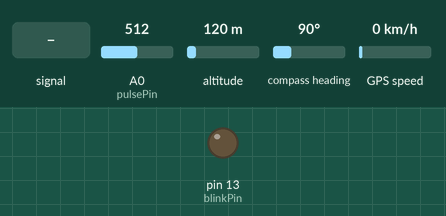
Recording of a sketch running on a simulated Arduino Uno, built with avr-gcc and run on an emulated ATmega328P. Parts: output pins drawn as LEDs (lit = HIGH). The inputs (shaded band) are chosen by the test bench; at power-on: A0 (pulsePin) = 512, altitude 120 m, compass heading 90°, GPS speed 0 km/h. The GPS gets a fix after 3 s at 37.7749, -122.4194 with 8 satellites; what the sketch prints to the serial monitor is not drawn.

Above: at 16.8 s.
16.9 s: A0 (pulsePin) fed a 2 Hz sine of ±306 counts around its level
At 17.12 s:
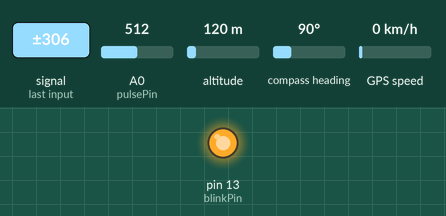
19.9 s: A0 (pulsePin) set to 525
21.4 s: A0 (pulsePin) set to 502
At 24.3 s:
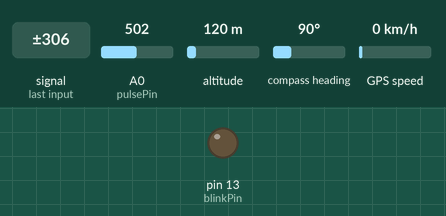
24.4 s: A0 (pulsePin) set to 535
At 25.9 s:
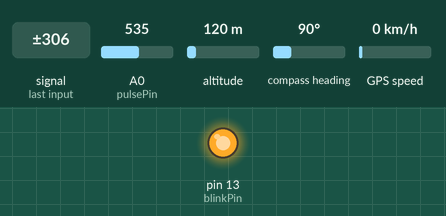
Timing chart, 0 to 27.4 s (numbered marks = the images above; inputs shaded):
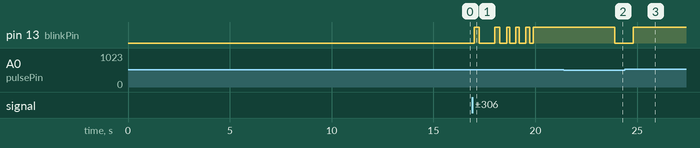

The sketch:

sketch_dec19a.ino
```cpp
#include <SoftwareSerial.h>
#include <TinyGPS++.h>

SoftwareSerial gpsSerial(10, 11); // RX, TX
TinyGPSPlus gps;

int pulsePin = A0; // Pulse Sensor purple wire connected to analog pin A0
int blinkPin = 13; // pin to blink LED at each beat

volatile int BPM = 88; // int that holds raw Analog in 0. updated every 2mS
volatile int Signal; // holds the incoming raw data
volatile int IBI = 600; // int that holds the time interval between beats! Must be seeded!
volatile boolean Pulse = false; // "True" when User's live heartbeat is detected. "False" when not a "live beat".
volatile boolean QS = false; // becomes true when Arduino finds a beat.

static boolean serialVisual = true; // Set to 'false' by Default. Re-set to 'true' to see Arduino Serial Monitor ASCII Visual Pulse

volatile int rate[10]; // array to hold last ten IBI values
volatile unsigned long sampleCounter = 0; // used to determine pulse timing
volatile unsigned long lastBeatTime = 0; // used to find IBI
volatile int P = 512; // used to find peak in pulse wave, seeded
volatile int T = 512; // used to find trough in pulse wave, seeded
volatile int thresh = 525; // used to find the instant moment of the heartbeat, seeded
volatile int amp = 100; // used to hold the amplitude of the pulse waveform, seeded
volatile boolean firstBeat = true; // used to seed rate array so we startup with a reasonable BPM
volatile boolean secondBeat = false; // used to seed rate array so we startup with a reasonable BPM

#define sensorPin A1
float tempc; // variable to store temperature in degrees Celsius
float tempf; // variable to store temperature in Fahrenheit
float vout; // temporary variable to hold sensor reading

#define SensorPin A2 // the pH meter Analog output is connected with the Arduino’s Analog
unsigned long int avgValue; // Store the average value of the sensor feedback
float b;
int buf[10], temp;

const float NORMAL_TEMP_MIN = 36.5;
const float NORMAL_TEMP_MAX = 37.5;

void setup() {
pinMode(blinkPin, OUTPUT); // pin that will blink to your heartbeat!
Serial.begin(9600); // we agree to talk fast!
gpsSerial.begin(9600); // GPS serial communication
interruptSetup(); // sets up to read Pulse Sensor signal every 2mS
}

void loop() {
while (gpsSerial.available() > 0) {
if (gps.encode(gpsSerial.read())) {
displayInfo();
}
}

if (millis() > 5000 && gps.charsProcessed() < 10) {
Serial.println("No GPS data. Check wiring and module.");
while (true);
}

vout = analogRead(sensorPin); // Reading the value from the sensor
vout = (vout * 500) / 1023;
tempc = vout; // Storing value in degrees Celsius
tempf = (vout * 1.8) + 32; // Converting to Fahrenheit

serialOutput();
serialOutputWhenBeatHappens();

for (int i = 0; i < 10; i++) // Get 10 sample values from the sensor for smoothing
buf[i] = analogRead(SensorPin);
delay(10);

avgValue = 0;
for (int i = 2; i < 8; i++) // Take the average value of 6 center samples
avgValue += buf[i];
float phValue = (float)avgValue * 5.0 / 1024 / 6; // Convert the analog into millivolt
phValue = 3.5 * phValue; // Convert the millivolt into pH value

// Print BPM, temperature, and pH value
Serial.print(BPM);
Serial.print(",");
Serial.print(tempc);
Serial.print(",");
Serial.println(phValue, 2);

// Check for a heart attack condition
if (BPM > 150 && tempc >= NORMAL_TEMP_MIN && tempc <= NORMAL_TEMP_MAX) {
Serial.println("Heart attack");
} else {
Serial.println("BPM higher than 150 and temperature is normal.");
}

delay(1000);
}

void interruptSetup() {
// Initializes Timer2 to throw an interrupt every 2mS.
TCCR2A = 0x02; // DISABLE PWM ON DIGITAL PINS 3 AND 11, AND GO INTO CTC MODE
TCCR2B = 0x06; // DON'T FORCE COMPARE, 256 PRESCALER
OCR2A = 0X7C; // SET THE TOP OF THE COUNT TO 124 FOR 500Hz SAMPLE RATE
TIMSK2 = 0x02; // ENABLE INTERRUPT ON MATCH BETWEEN TIMER2 AND OCR2A
sei(); // MAKE SURE GLOBAL INTERRUPTS ARE ENABLED
}

void displayInfo() {
if (gps.location.isValid()) {
Serial.print("Latitude: ");
Serial.println(gps.location.lat(), 6);
Serial.print("Longitude: ");
Serial.println(gps.location.lng(), 6);
Serial.print("Altitude: ");
Serial.println(gps.altitude.meters());
} else {
Serial.println("Waiting for valid GPS data...");
}

Serial.print("Satellites in view: ");
Serial.println(gps.satellites.value());
Serial.println();
delay(1000);
}

void serialOutput() {
// Decide How To Output Serial.
if (serialVisual == true) {
arduinoSerialMonitorVisual('-', Signal); // goes to the function that makes Serial Monitor Visualizer
} else {
sendDataToSerial('S', Signal); // goes to the sendDataToSerial function
}
}

void serialOutputWhenBeatHappens() {
if (serialVisual == true) // Code to Make the Serial Monitor Visualizer Work
{
// Code for visualizer (if needed)
} else {
sendDataToSerial('B', BPM); // send heart rate with a 'B' prefix
sendDataToSerial('Q', IBI); // send time between beats with a 'Q' prefix
}
}

void arduinoSerialMonitorVisual(char symbol, int data) {
const int sensorMin = 0; // sensor minimum, discovered through experiment
const int sensorMax = 1024; // sensor maximum, discovered through experiment
int sensorReading = data; // map the sensor range to a range of 12 options:
int range = map(sensorReading, sensorMin, sensorMax, 0, 11);
// do something different depending on the
// range value:
}

void sendDataToSerial(char symbol, int data) {
Serial.print(symbol);
Serial.println(data);
}

ISR(TIMER2_COMPA_vect) // triggered when Timer2 counts to 124
{
cli(); // disable interrupts while we do this
Signal = analogRead(pulsePin); // read the Pulse Sensor
sampleCounter += 2; // keep track of the time in mS with this variable
int N = sampleCounter - lastBeatTime; // monitor the time since the last beat to avoid noise
// find the peak and trough of the pulse wave
if (Signal < thresh && N > (IBI / 5) * 3) // avoid dichrotic noise by waiting 3/5 of the last IBI
{
if (Signal < T) // T is the trough
{
T = Signal; // keep track of the lowest point in the pulse wave
}
}

if (Signal > thresh && Signal > P)
{ // thresh condition helps avoid noise
P = Signal; // P is the peak
} // keep track of the highest point in the pulse wave

// NOW IT'S TIME TO LOOK FOR THE HEART BEAT
// signal surges up in value every time there is a pulse
if (N > 250)
{ // avoid high-frequency noise
if ((Signal > thresh) && (Pulse == false) && (N > (IBI / 5) * 3))
{
Pulse = true; // set the Pulse flag when we think there is a pulse
digitalWrite(blinkPin, HIGH); // turn on pin 13 LED
IBI = sampleCounter - lastBeatTime; // measure time between beats in mS
lastBeatTime = sampleCounter; // keep track of time for the next pulse

if (secondBeat)
{ // if this is the second beat, if secondBeat == TRUE
secondBeat = false; // clear secondBeat flag
for (int i = 0; i <= 9; i++)
{ // seed the running total to get a realistic BPM at startup
rate[i] = IBI;
}
}

if (firstBeat) // if it's the first time we found a beat, if firstBeat == TRUE
{
firstBeat = false; // clear firstBeat flag
secondBeat = true; // set the second beat flag
sei(); // enable interrupts again
return; // IBI value is unreliable so discard it
}
// keep a running total of the last 10 IBI values
word runningTotal = 0; // clear the runningTotal variable

for (int i = 0; i <= 8; i++)
{ // shift data in the rate array
rate[i] = rate[i + 1]; // and drop the oldest IBI value
runningTotal += rate[i]; // add up the 9 oldest IBI values
}

rate[9] = IBI; // add the latest IBI to the rate array
runningTotal += rate[9]; // add the latest IBI to runningTotal
runningTotal /= 10; // average the last 10 IBI values
BPM = 60000 / runningTotal; // how many beats can fit into a minute? that's BPM!
QS = true; // set Quantified Self flag
// QS FLAG IS NOT CLEARED INSIDE THIS ISR
}
}

if (Signal < thresh && Pulse == true)
{ // when the values are going down, the beat is over
digitalWrite(blinkPin, LOW); // turn off pin 13 LED
Pulse = false; // reset the Pulse flag so we can do it again
amp = P - T; // get the amplitude of the pulse wave
thresh = amp / 2 + T; // set thresh at 50% of the amplitude
P = thresh; // reset these for next time
T = thresh;
}

if (N > 2500)
{ // if 2.5 seconds go by without a beat
thresh = 512; // set thresh default
P = 512; // set P default
T = 512; // set T default
lastBeatTime = sampleCounter; // bring the lastBeatTime up to date
firstBeat = true; // set these to avoid noise
secondBeat = false; // when we get the heartbeat back
}

sei(); // enable interrupts when you're done!
} // THE END OF THE GOLDEN ERA
```

Measured:
- after the input at 16.9 s, pin 13 (blinkPin): LOW → HIGH after 0.10 s, → LOW 0.24 s later, → HIGH 0.75 s later, → LOW 0.25 s later, … (10 changes in this stretch)
- after the input at 21.4 s, pin 13 (blinkPin): HIGH → LOW after 2.5 s
- after the input at 24.4 s, pin 13 (blinkPin): LOW → HIGH after 0.41 s
